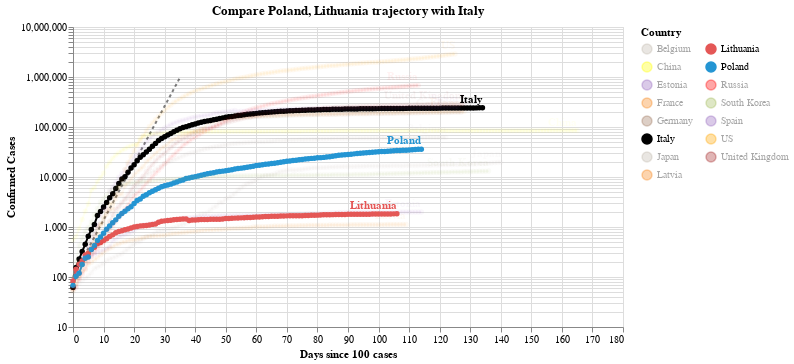

Notebook source saved alongside this figure:
### Code cell
#hide_input
chart2 = make_since_chart(dff2, ['Poland', 'Lithuania'], baseline_countries)
chart2

### Figure 1 — Vega-Lite specification as saved in the notebook (floating-point values rounded to 4 significant figures; data arrays with more than 128 entries replaced by an {"elided": "..."} marker saying what was removed)
{"config": {"view": {"continuousWidth": 400, "continuousHeight": 300}}, "layer": [{"data": {"name": "data-628230001892d6798b50651be41d1b3e"}, "mark": {"type": "line", "color": "black", "opacity": 0.5, "strokeDash": [3, 3]}, "encoding": {"x": {"type": "quantitative", "field": "Days since 100 cases"}, "y": {"type": "quantitative", "field": "Confirmed Cases"}}}, {"data": {"name": "data-46b5bc68ca6dfc8c4cf5e3da360d8b9b"}, "mark": {"type": "line", "point": true}, "encoding": {"color": {"type": "nominal", "field": "Country", "legend": {"columns": 2}, "scale": {"domain": ["Belgium", "China", "Estonia", "France", "Germany", "Italy", "Japan", "Latvia", "Lithuania", "Poland", "Russia", "South Korea", "Spain", "US", "United Kingdom"], "range": ["#C1B7AD", "yellow", "#9467bd", "#F58518", "#9D755D", "black", "#C1B7AD", "#F58518", "#E45756", "#2495D3", "red", "#A1BA59", "#9467bd", "orange", "brown"]}}, "opacity": {"condition": {"value": 1, "selection": "selector010"}, "value": 0.05}, "tooltip": [{"type": "nominal", "field": "Country"}, {"type": "temporal", "field": "Date"}, {"type": "quantitative", "field": "Confirmed Cases"}, {"type": "quantitative", "field": "Days since 100 cases"}], "x": {"type": "quantitative", "field": "Days since 100 cases"}, "y": {"type": "quantitative", "field": "Confirmed Cases", "scale": {"type": "log"}}}, "selection": {"selector010": {"type": "multi", "fields": ["Country"], "bind": "legend", "init": [{"Country": "Poland"}, {"Country": "Lithuania"}, {"Country": "Italy"}]}}, "width": 550}, {"data": {"name": "data-46b5bc68ca6dfc8c4cf5e3da360d8b9b"}, "mark": {"type": "text", "align": "right", "dy": -8, "fontWeight": "bold"}, "encoding": {"color": {"type": "nominal", "field": "Country", "legend": {"columns": 2}, "scale": {"domain": ["Belgium", "China", "Estonia", "France", "Germany", "Italy", "Japan", "Latvia", "Lithuania", "Poland", "Russia", "South Korea", "Spain", "US", "United Kingdom"], "range": ["#C1B7AD", "yellow", "#9467bd", "#F58518", "#9D755D", "black", "#C1B7AD", "#F58518", "#E45756", "#2495D3", "red", "#A1BA59", "#9467bd", "orange", "brown"]}}, "opacity": {"condition": {"value": 1, "selection": "selector010"}, "value": 0.05}, "text": {"type": "nominal", "field": "Country"}, "tooltip": [{"type": "nominal", "field": "Country"}, {"type": "temporal", "field": "Date"}, {"type": "quantitative", "field": "Confirmed Cases"}, {"type": "quantitative", "field": "Days since 100 cases"}], "x": {"type": "quantitative", "field": "Days since 100 cases"}, "y": {"type": "quantitative", "field": "Confirmed Cases", "scale": {"type": "log"}}}, "transform": [{"filter": "(datum['Date'] >= 1593907200000)"}], "width": 550}], "title": "Compare Poland, Lithuania trajectory with Italy", "$schema": "https://vega.github.io/schema/vega-lite/v4.0.2.json", "datasets": {"data-628230001892d6798b50651be41d1b3e": [{"Days since 100 cases": 0, "Confirmed Cases": 100.0}, {"Days since 100 cases": 1, "Confirmed Cases": 130.0}, {"Days since 100 cases": 2, "Confirmed Cases": 169.0}, {"Days since 100 cases": 3, "Confirmed Cases": 219.7}, {"Days since 100 cases": 4, "Confirmed Cases": 285.6}, {"Days since 100 cases": 5, "Confirmed Cases": 371.3}, {"Days since 100 cases": 6, "Confirmed Cases": 482.7}, {"Days since 100 cases": 7, "Confirmed Cases": 627.5}, {"Days since 100 cases": 8, "Confirmed Cases": 815.7}, {"Days since 100 cases": 9, "Confirmed Cases": 1060.0}, {"Days since 100 cases": 10, "Confirmed Cases": 1379.0}, {"Days since 100 cases": 11, "Confirmed Cases": 1792.0}, {"Days since 100 cases": 12, "Confirmed Cases": 2330.0}, {"Days since 100 cases": 13, "Confirmed Cases": 3029.0}, {"Days since 100 cases": 14, "Confirmed Cases": 3937.0}, {"Days since 100 cases": 15, "Confirmed Cases": 5119.0}, {"Days since 100 cases": 16, "Confirmed Cases": 6654.0}, {"Days since 100 cases": 17, "Confirmed Cases": 8650.0}, {"Days since 100 cases": 18, "Confirmed Cases": 11250.0}, {"Days since 100 cases": 19, "Confirmed Cases": 14620.0}, {"Days since 100 cases": 20, "Confirmed Cases": 19000.0}, {"Days since 100 cases": 21, "Confirmed Cases": 24710.0}, {"Days since 100 cases": 22, "Confirmed Cases": 32120.0}, {"Days since 100 cases": 23, "Confirmed Cases": 41750.0}, {"Days since 100 cases": 24, "Confirmed Cases": 54280.0}, {"Days since 100 cases": 25, "Confirmed Cases": 70560.0}, {"Days since 100 cases": 26, "Confirmed Cases": 91730.0}, {"Days since 100 cases": 27, "Confirmed Cases": 119300.0}, {"Days since 100 cases": 28, "Confirmed Cases": 155000.0}, {"Days since 100 cases": 29, "Confirmed Cases": 201500.0}, {"Days since 100 cases": 30, "Confirmed Cases": 262000.0}, {"Days since 100 cases": 31, "Confirmed Cases": 340600.0}, {"Days since 100 cases": 32, "Confirmed Cases": 442800.0}, {"Days since 100 cases": 33, "Confirmed Cases": 575600.0}, {"Days since 100 cases": 34, "Confirmed Cases": 748300.0}, {"Days since 100 cases": 35, "Confirmed Cases": 972800.0}], "data-46b5bc68ca6dfc8c4cf5e3da360d8b9b": {"elided": "1902 records"}}}
